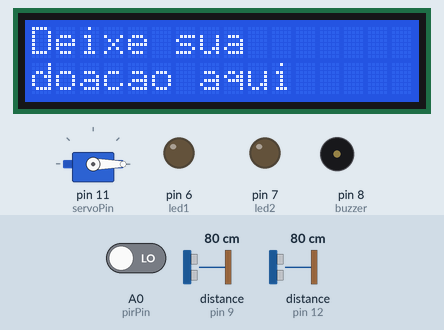
Bench run of a sketch on a simulated Arduino Uno, built with avr-gcc and run on an emulated ATmega328P. Parts: 16×2 character LCD, servo, output pins drawn as LEDs (lit = HIGH), buzzer (waves = sounding). Wiring (inferred from the names in the program): 2 × ultrasonic range finder: trigger pin 10, echo pin 9 / trigger pin 13, echo pin 12. The test bench sets the inputs (shaded band); at power-on: distance to the obstacle (sensors on pin 9, pin 12) 80 cm, A0 (pirPin) LOW. The echo pulse lasts 58.3 µs per cm; pins used as bus, display or sensor lines are not drawn; what the sketch prints to the serial monitor is not drawn.

Above: at 1.2 s.
1.3 s: distance to the obstacle (sensor on pin 9) set to 43 cm
2.8 s: distance to the obstacle (sensor on pin 9) set to 37 cm
At 8.1 s:
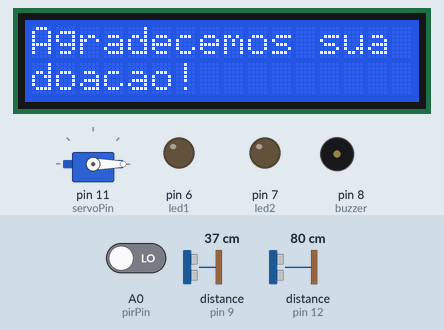
8.4 s: A0 (pirPin) driven HIGH
At 11.3 s:
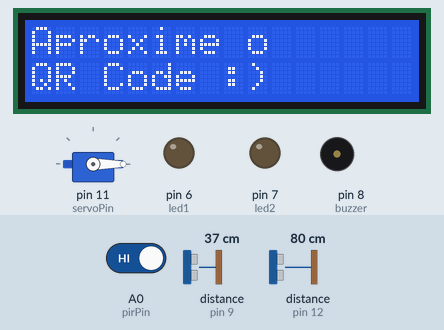
11.4 s: distance to the obstacle (sensor on pin 9) set to 60 cm
At 14.3 s:
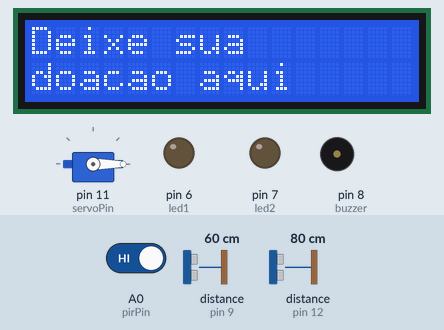
14.4 s: distance to the obstacle (sensor on pin 12) set to 60 cm
17.4 s: distance to the obstacle (sensor on pin 12) set to 43 cm
20.4 s: distance to the obstacle (sensor on pin 12) set to 37 cm
At 22.8 s:
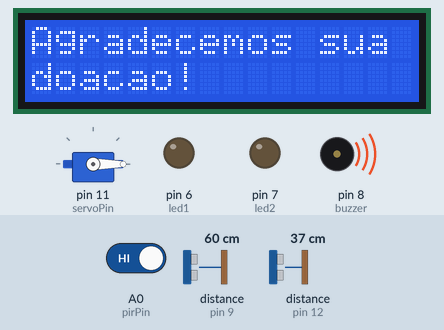
Timing chart, 0 to 24.4 s (numbered marks = the images above; inputs shaded):
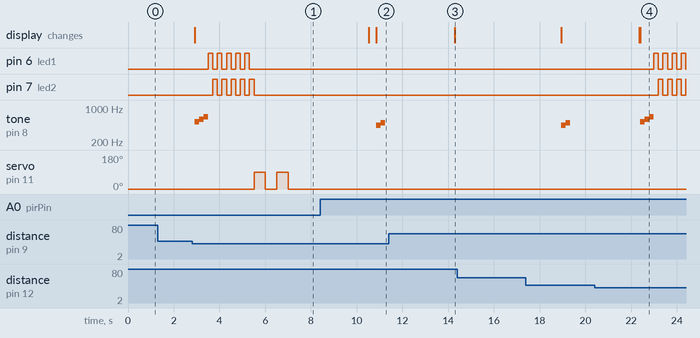

The sketch:

Caixa_Interativa.ino
```cpp
#include <LiquidCrystal_I2C.h>

#include <Wire.h>
#include <Servo.h>


// LCD I2C
LiquidCrystal_I2C lcd(0x27, 16, 2); // Endereço 0x27, 16 colunas, 2 linhas

// Sensor ultrassônico 1
#define trig 10
#define echo 9

// Sensor ultrassônico 2
#define trig2 13
#define echo2 12

// Buzzer
#define buzzer 8

// LEDs
#define led1 6
#define led2 7

// Servo
#define servoPin 11
Servo meuServo;

// PIR
#define pirPin A0
bool pessoaDetectada = false;
unsigned long ultimoAviso = 0;
unsigned long tempoAviso = 8000;

float distance1, distance2;
bool doacaoDetectada = false;

void setup() {
  Serial.begin(9600);

  // Sensor 1
  pinMode(trig, OUTPUT);
  pinMode(echo, INPUT);

  // Sensor 2
  pinMode(trig2, OUTPUT);
  pinMode(echo2, INPUT);

  pinMode(buzzer, OUTPUT);
  pinMode(led1, OUTPUT);
  pinMode(led2, OUTPUT);
  pinMode(pirPin, INPUT);

  // LCD I2C
  lcd.init();
  lcd.backlight();
  lcd.setCursor(0, 0);
  lcd.print("Deixe sua");
  lcd.setCursor(0, 1);
  lcd.print("doacao aqui");

  meuServo.attach(servoPin);
  meuServo.write(0);
}

void loop() {
  // Verificar presença com PIR
  if (digitalRead(pirPin) == HIGH && millis() - ultimoAviso > tempoAviso) {
    pessoaDetectada = true;
    ultimoAviso = millis();

    // Mensagem no LCD
    lcd.clear();
    lcd.setCursor(0, 0);
    lcd.print("Aproxime o");
    lcd.setCursor(0, 1);
    lcd.print("QR Code :)");

    // Som diferente
    tone(buzzer, 440);
    delay(200);
    tone(buzzer, 494);
    delay(200);
    noTone(buzzer);

    delay(3000);
    lcd.clear();
    lcd.setCursor(0, 0);
    lcd.print("Deixe sua");
    lcd.setCursor(0, 1);
    lcd.print("doacao aqui");
  }

  // Medir distância do sensor 1
  distance1 = medirDistancia(trig, echo);
  // Medir distância do sensor 2
  distance2 = medirDistancia(trig2, echo2);

  Serial.print("Distancia1: ");
  Serial.println(distance1);
  Serial.print("Distancia2: ");
  Serial.println(distance2);

  if (((distance1 > 0 && distance1 <= 40) || (distance2 > 0 && distance2 <= 40)) && !doacaoDetectada) {
    doacaoDetectada = true;

    // Mensagem de agradecimento
    lcd.clear();
    lcd.setCursor(0, 0);
    lcd.print("Agradecemos sua");
    lcd.setCursor(0, 1);
    lcd.print("doacao!");

    // Música
    tocarMusica();

    // LEDs
    piscarLEDs(5, 200);

    // Servo vai e volta
    meuServo.write(90);
    delay(500);
    meuServo.write(0);
    delay(500);
    meuServo.write(90);
    delay(500);
    meuServo.write(0);
    delay(500);

    delay(3000);
    lcd.clear();
    lcd.setCursor(0, 0);
    lcd.print("Deixe sua");
    lcd.setCursor(0, 1);
    lcd.print("doacao aqui");
  }

  if (distance1 > 40 || distance2 > 40) {
    doacaoDetectada = false;
  }

  delay(300);
}

float medirDistancia(int trigPin, int echoPin) {
  digitalWrite(trigPin, LOW);
  delayMicroseconds(2);
  digitalWrite(trigPin, HIGH);
  delayMicroseconds(10);
  digitalWrite(trigPin, LOW);
  return pulseIn(echoPin, HIGH) / 58.0;
}

void tocarMusica() {
  tone(buzzer, 523); delay(200);
  tone(buzzer, 587); delay(200);
  tone(buzzer, 659); delay(200);
  noTone(buzzer);
}

void piscarLEDs(int vezes, int intervalo) {
  for (int i = 0; i < vezes; i++) {
    digitalWrite(led1, HIGH);
    digitalWrite(led2, LOW);
    delay(intervalo);
    digitalWrite(led1, LOW);
    digitalWrite(led2, HIGH);
    delay(intervalo);
  }
  digitalWrite(led1, LOW);
  digitalWrite(led2, LOW);
}
```

Measured:
- the behaviour switches between 41 and 40 cm on distance to the obstacle (sensor on pin 9) (found by bisection; images 0 and 1)
- the behaviour switches between 41 and 40 cm on distance to the obstacle (sensor on pin 12) (found by bisection; images 3 and 4)
- after the input at 1.3 s, every drawn part: stays the same
- after the input at 2.8 s, pin 6 (led1): alternates HIGH for 0.20 s and LOW for 0.20 s, 10 changes in all, then stays LOW, starting after 0.71 s; pin 7 (led2): alternates HIGH for 0.20 s and LOW for 0.20 s, 10 changes in all, then stays LOW, starting after 0.91 s
- after the input at 8.4 s, the display: first differs from a run without the input after 2.5 s (image 2)
- after the input at 11.4 s, tone on pin 8 (buzzer): stays silent (without the input it goes to 523 Hz after 2.9 s)
- after the input at 14.4 s, every drawn part: stays the same
- after the input at 20.4 s, pin 6 (led1): alternates HIGH for 0.20 s and LOW for 0.20 s, starting after 2.6 s; pin 7 (led2): alternates HIGH for 0.20 s and LOW for 0.20 s, starting after 2.8 s
